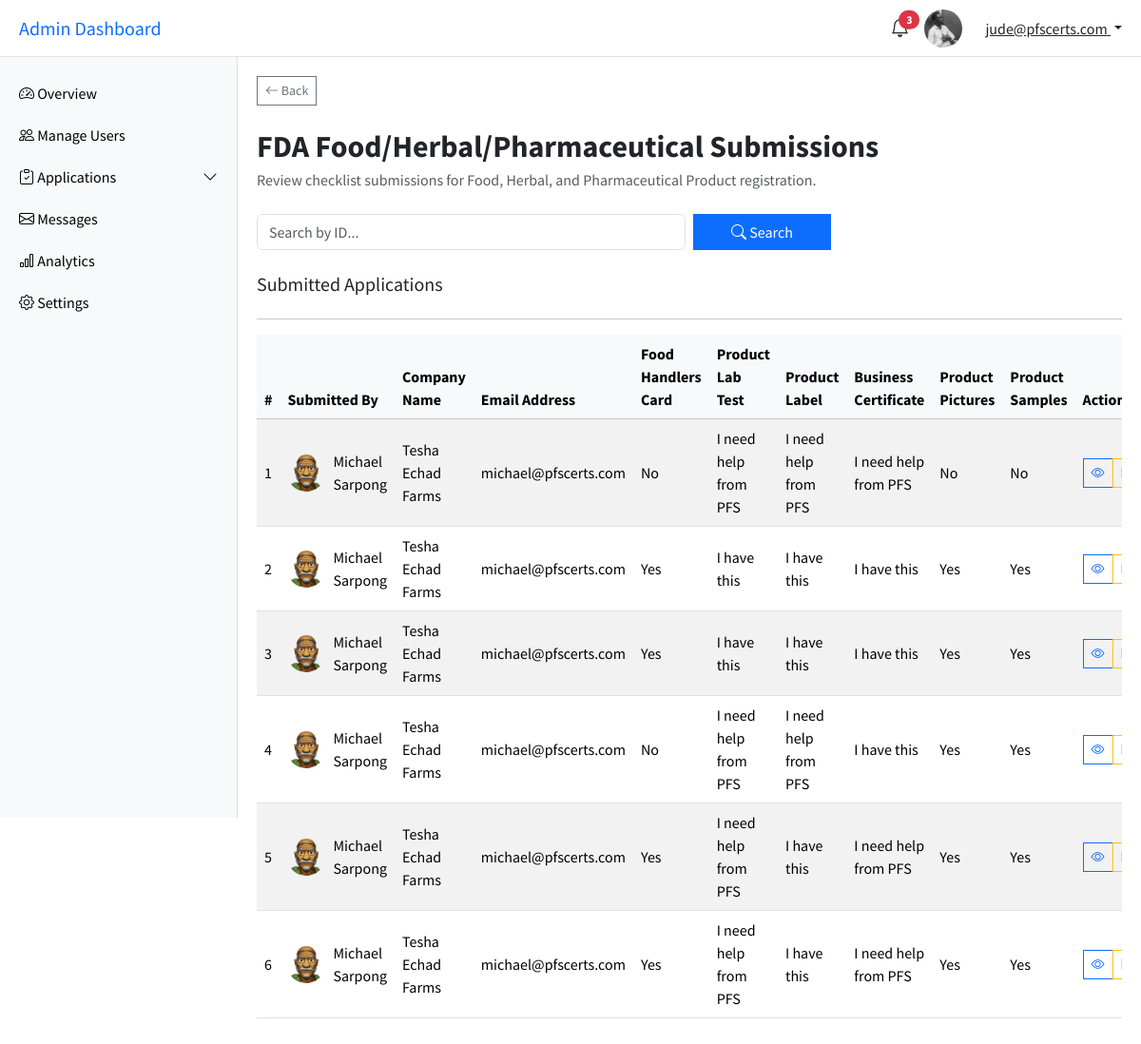
/dashboard/admin/fda_food_checklist/ (signed in), run on the app's committed database.
### account/models.py (models this page shows, shortened)
class CustomUser(AbstractUser):
    email = models.EmailField(unique=True,)
    username = models.CharField(max_length=100)
    first_name = models.CharField(max_length=50, verbose_name='First Name')
    last_name = models.CharField(max_length=50, blank=True, verbose_name='Last Name')
    business_name = models.CharField(max_length=250, verbose_name='Business/Company Name')
    phone_number = models.CharField(max_length=30, verbose_name='Phone Number')
    whatsapp_number = models.CharField(max_length=30, verbose_name='Whatsapp Number')
    instagram_handle = models.CharField(max_length=30, blank=True, verbose_name='Instagram Handle')
    facebook_handle = models.CharField(max_length=30, blank=True, verbose_name='Facebook Profile')
    profile_photo = models.ImageField(upload_to='users/profile_photos/', null=True, blank=True, verbose_name='Profile Photo')
    bio = models.TextField(blank=True, verbose_name='Bio')
    x_handle = models.CharField(max_length=30, blank=True, verbose_name='X (Formerly Twitter) Handle')
    linkedin_handle = models.CharField(max_length=30, blank=True, verbose_name='LinkedIn Profile')
    USERNAME_FIELD = 'email'
    REQUIRED_FIELDS = ['username']

class FDAFoodRequirement(models.Model):
    HELP_CHOICES = [
        ('have', 'I have this'),
        ('need_help', 'I need help from PFS'),
    ]
    YES_NO_CHOICES = [
        ('yes', 'Yes'),
        ('no', 'No'),
    ]
    user = models.ForeignKey(CustomUser, on_delete=models.CASCADE, related_name='fda_food_requirements')
    submitted_at = models.DateTimeField(auto_now_add=True)
    updated_at = models.DateTimeField(auto_now=True)
    food_handlers_card = models.CharField(max_length=10, default='', choices=YES_NO_CHOICES, verbose_name="Food Handler's Card")
    product_lab_test = models.CharField(max_length=10, default='', choices=HELP_CHOICES, verbose_name='Product Lab Test')
    product_label = models.CharField(max_length=10, default='', choices=HELP_CHOICES, verbose_name='Product Label')
    business_certificate = models.CharField(max_length=10, default='', choices=HELP_CHOICES, verbose_name='Business Certificate')
    product_pictures = models.CharField(max_length=10, default='', choices=YES_NO_CHOICES, verbose_name='I have Product Pictures')
    product_samples = models.CharField(max_length=10, default='', choices=YES_NO_CHOICES, verbose_name='I have Product Samples')

### main/views.py (the view)
# urls.py: path('dashboard/admin/fda_food_checklist/', fda_food_checklist, name='fda-food-checklist'),
@user_passes_test(lambda u: u.is_staff or u.is_superuser)
def fda_food_checklist(request):
    submissions = FDAFoodRequirement.objects.all().order_by('-submitted_at')
    context = {
        'submissions': submissions,
    }
    return render(request, 'main/admin-fda-food-checklist.html', context)

### main/templates/main/admin-fda-food-checklist.html (shortened to what this page needs)
{% extends "main/admin-base.html" %}
{% block content %}
<main class="main-content">
  <div class="mb-4 text-start">
      <a href="{% url 'admin-dashboard' %}" class="btn btn-sm btn-outline-secondary">
          <i class="bi bi-arrow-left"></i> Back
      </a>
  </div>
  <h2 class="fw-bold mb-1">FDA Food/Herbal/Pharmaceutical Submissions</h2>
  <p class="text-muted mb-4">Review checklist submissions for Food, Herbal, and Pharmaceutical Product registration.</p>
  <form method="get" class="row g-2 mb-4">
    <div class="col-md-6">
      <input type="text" name="q" class="form-control" placeholder="Search by ID..." value="{{ query }}">
    </div>
    <div class="col-md-2">
      <button type="submit" class="btn btn-primary w-100">
        <i class="bi bi-search"></i> Search
      </button>
    </div>
  </form>
  <h5 class="mb-4">Submitted Applications</h5>
  <hr>
  <div class="table-responsive">
    <table class="table table-striped table-hover align-middle">
      <thead class="table-light">
        <tr>
          <th>#</th>
          <th>Submitted By</th>
          <th>Company Name</th>
          <th>Email Address</th>
          <th>Food Handlers Card</th>
          <th>Product Lab Test</th>
          <th>Product Label</th>
          <th>Business Certificate</th>
          <th>Product Pictures</th>
          <th>Product Samples</th>
          <th>Actions</th>
        </tr>
      </thead>
      <tbody>
        {% for item in submissions %}
        <tr>
          <td>{{ forloop.counter }}</td>
          <td>
              <div class="d-flex align-items-center">
                  <img src="{% if item.user.profile_photo %}{{ item.user.profile_photo.url }}{% else %}https://ui-avatars.com/api/?name={{ item.user.first_name }}+{{ item.user.last_name }}&background=0D8ABC&color=fff&size=40{% endif %}"
                      alt="Profile" class="rounded-circle me-2"
                      style="width: 40px; height: 40px; object-fit: cover;">
                  <span>{{ item.user.first_name }} {{ item.user.last_name }}</span>
              </div>
          </td>
          <td>{{ item.user.business_name }}</td>
          <td>{{ item.user.email }}</td>
          <td>{{ item.get_food_handlers_card_display }}</td>
          <td>{{ item.get_product_lab_test_display }}</td>
          <td>{{ item.get_product_label_display }}</td>
          <td>{{ item.get_business_certificate_display }}</td>
          <td>{{ item.get_product_pictures_display }}</td>
          <td>{{ item.get_product_samples_display }}</td>
          <td>
            <div class="btn-group" role="group">
              <a href="#" class="btn btn-sm btn-outline-primary" title="View">
                <i class="bi bi-eye"></i>
              </a>
              <a href="#" class="btn btn-sm btn-outline-warning" title="Edit">
              </a>
            </div>
          </td>
        </tr>
        {% empty %}
        <tr>
          <td colspan="11" class="text-center">No submissions found.</td>
        </tr>
        {% endfor %}
      </tbody>
    </table>
  </div>
</main>
{% endblock %}

### main/templates/main/admin-base.html (shortened to what this page needs)
<!DOCTYPE html>
{% load static %}
<html lang="en">
<head>
  <link href="https://cdn.jsdelivr.net/npm/bootstrap@5.3.3/dist/css/bootstrap.min.css" rel="stylesheet">
  <link href="https://cdn.jsdelivr.net/npm/bootstrap-icons@1.10.5/font/bootstrap-icons.css" rel="stylesheet">
</head>
<body>
<header class="topbar">
  <h5 class="m-0 d-none d-lg-block">
    <a href="{% url 'admin-dashboard' %}" class="text-decoration-none">Admin Dashboard</a>
  </h5>
  <div class="d-flex align-items-center gap-3 ms-auto">
    <div class="dropdown">
      <a href="#" class="text-dark position-relative" id="notifDropdown" data-bs-toggle="dropdown" aria-expanded="false">
        <i class="bi bi-bell fs-5"></i>
        <span class="position-absolute top-0 start-100 translate-middle badge rounded-pill bg-danger">3</span>
      </a>
    </div>
    <img src="{% if user.profile_photo %}{{ user.profile_photo.url }}{% else %}https://ui-avatars.com/api/?name={{ user.first_name }}+{{ user.last_name }}&background=0D8ABC&color=fff&size=40{% endif %}" alt="Profile" class="rounded-circle me-2" style="width: 40px; height: 40px; object-fit: cover;">
    <div class="dropdown">
      <a class="dropdown-toggle text-dark" href="#" id="userDropdown" data-bs-toggle="dropdown" aria-expanded="false">
        {{ request.user.email }}
      </a>
    </div>
  </div>
</header>
<nav class="sidebar" id="sidebar">
  <a href="{% url "admin-dashboard" %}"><i class="bi bi-speedometer2"></i> Overview</a>
  <a href="{% url "manage-users" %}"><i class="bi bi-people"></i> Manage Users</a>
  <a data-bs-toggle="collapse" href="#servicesMenu" role="button" aria-expanded="false" aria-controls="servicesMenu">
    <i class="bi bi-clipboard-check"></i> Applications
    <i class="bi bi-chevron-down float-end"></i>
  </a>
  <a href="#"><i class="bi bi-envelope"></i> Messages</a>
  <a href="#"><i class="bi bi-bar-chart"></i> Analytics</a>
  <a href="#"><i class="bi bi-gear"></i> Settings</a>
</nav>
{% block content %}{% endblock content %}
</body>
</html>

### main/templates/main/admin-base.html (style rules this page uses)
body { font-family: 'Source Sans Pro', sans-serif; }
.sidebar { position: fixed; top: 60px; left: 0; height: 100vh; overflow-y: auto; width: 250px; background: #f8f9fa; border-right: 1px solid #dee2e6; padding-top: 1rem; transition: transform 0.3s ease; }
.sidebar a { padding: 10px 20px; display: block; color: #000; text-decoration: none; }
.main-content { margin-left: 250px; padding: 80px 20px 20px; transition: margin-left 0.3s; }
.topbar { position: fixed; top: 0; left: 0; right: 0; height: 60px; background-color: #fff; border-bottom: 1px solid #dee2e6; display: flex; align-items: center; justify-content: space-between; padding: 0 20px; z-index: 1030; }
.btn, .card { border-radius: 0 !important; box-shadow: none !important; transition: background-color 0.3s, color 0.3s; }

### data on the page
CustomUser: profile_photo (picture), user.email "jude@pfscerts.com"
FDAFoodRequirement: user.profile_photo (picture), user.first_name "Michael", user.last_name "Sarpong", user.business_name "Tesha Echad Farms", user.email "michael@pfscerts.com", food_handlers_card "No", product_lab_test "I need help from PFS", product_label "I need help from PFS", business_certificate "I need help from PFS", product_pictures "No", product_samples "No"
FDAFoodRequirement: user.profile_photo (picture), user.first_name "Michael", user.last_name "Sarpong", user.business_name "Tesha Echad Farms", user.email "michael@pfscerts.com", food_handlers_card "Yes", product_lab_test "I have this", product_label "I have this", business_certificate "I have this", product_pictures "Yes", product_samples "Yes"
FDAFoodRequirement: user.profile_photo (picture), user.first_name "Michael", user.last_name "Sarpong", user.business_name "Tesha Echad Farms", user.email "michael@pfscerts.com", food_handlers_card "Yes", product_lab_test "I have this", product_label "I have this", business_certificate "I have this", product_pictures "Yes", product_samples "Yes"
FDAFoodRequirement: user.profile_photo (picture), user.first_name "Michael", user.last_name "Sarpong", user.business_name "Tesha Echad Farms", user.email "michael@pfscerts.com", food_handlers_card "No", product_lab_test "I need help from PFS", product_label "I need help from PFS", business_certificate "I have this", product_pictures "Yes", product_samples "Yes"
FDAFoodRequirement: user.profile_photo (picture), user.first_name "Michael", user.last_name "Sarpong", user.business_name "Tesha Echad Farms", user.email "michael@pfscerts.com", food_handlers_card "Yes", product_lab_test "I need help from PFS", product_label "I have this", business_certificate "I need help from PFS", product_pictures "Yes", product_samples "Yes"
FDAFoodRequirement: user.profile_photo (picture), user.first_name "Michael", user.last_name "Sarpong", user.business_name "Tesha Echad Farms", user.email "michael@pfscerts.com", food_handlers_card "Yes", product_lab_test "I need help from PFS", product_label "I have this", business_certificate "I need help from PFS", product_pictures "Yes", product_samples "Yes"
